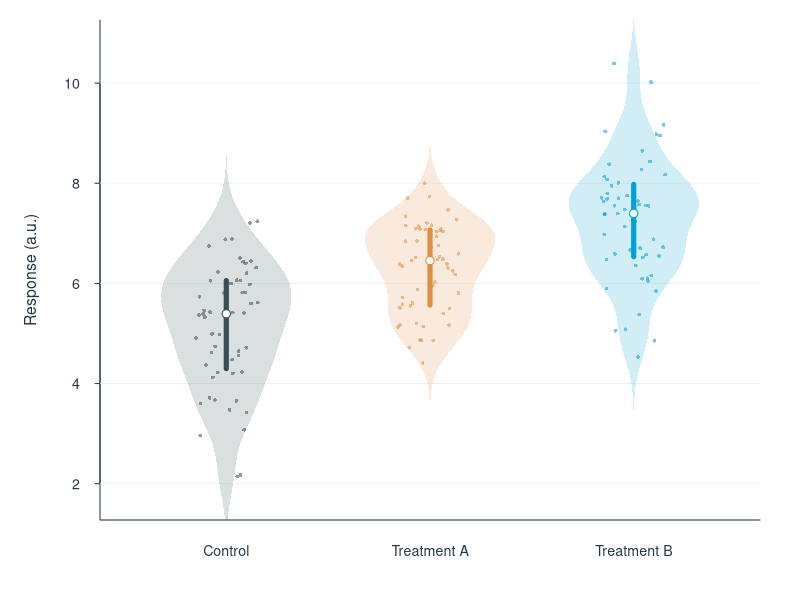
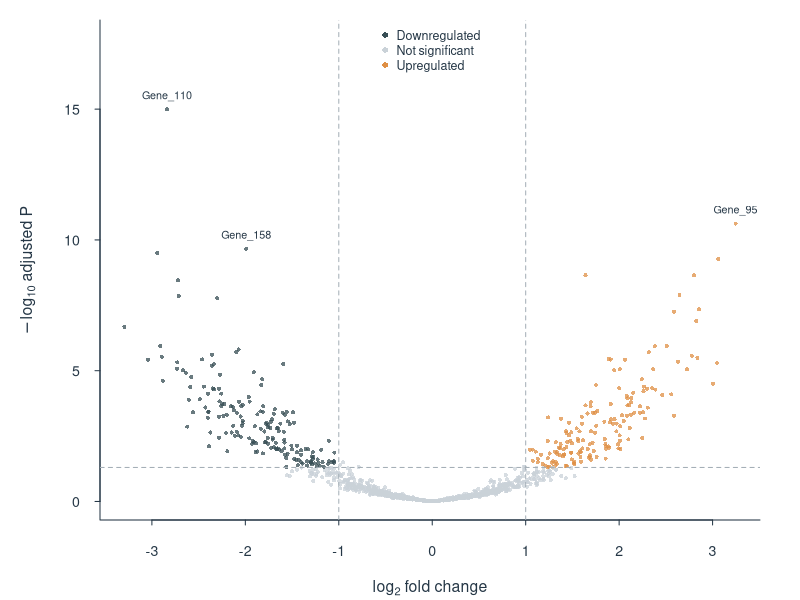
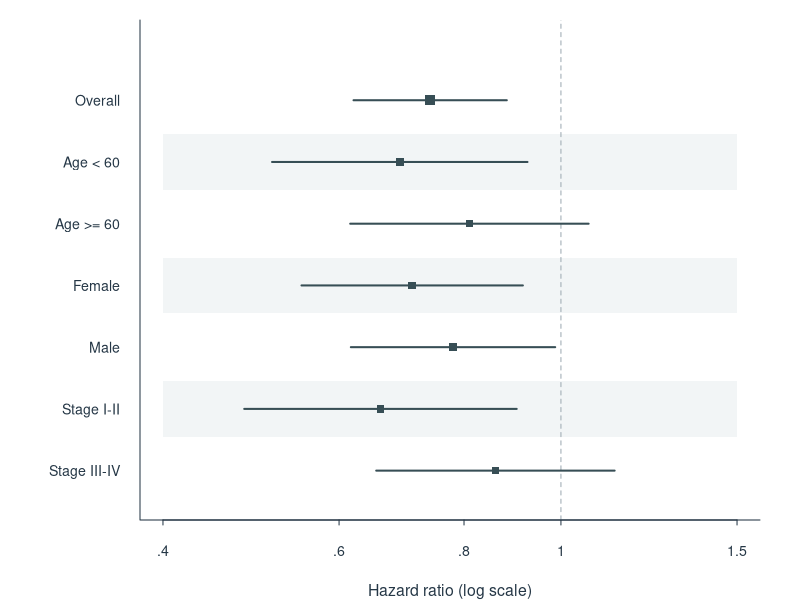
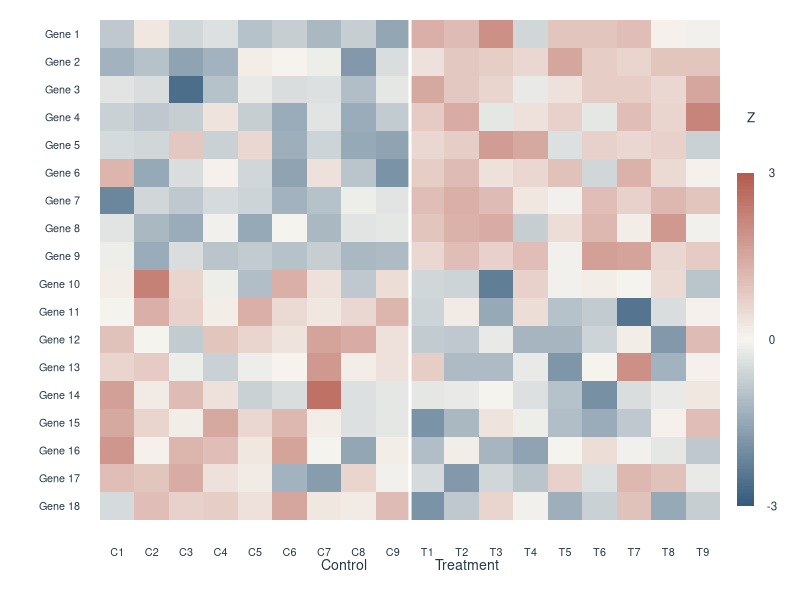
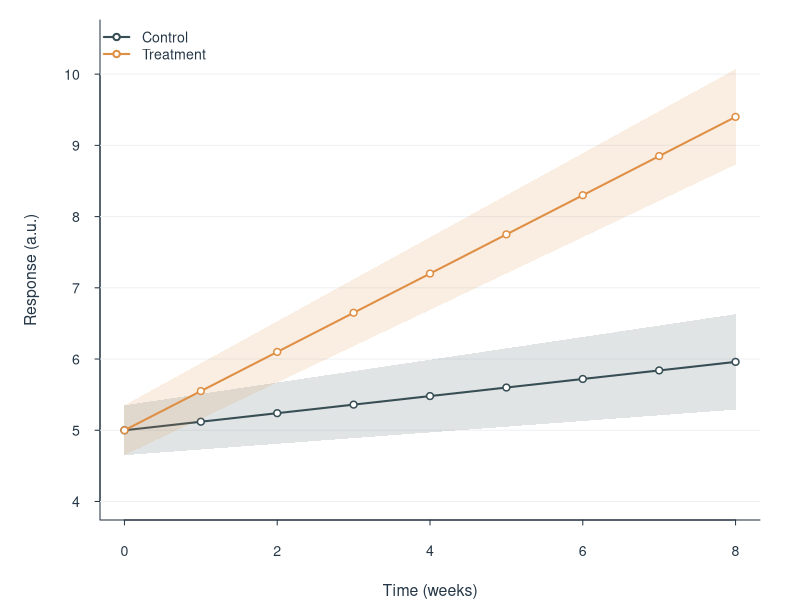

Here is the R script that generated these plots, in order:
set.seed(20261104)
out <- 'archive/batch-01'
dir.create(out, recursive=TRUE, showWarnings=FALSE)
# All data are simulated examples, not research findings.
# JAMA-inspired categorical palette; heatmap uses a muted diverging palette.
jama <- c('#374E55', '#DF8F44', '#00A1D5', '#B24745', '#79AF97', '#6A6599', '#80796B')
teal <- jama[1]; coral <- jama[2]; ink <- '#253746'; grey <- '#CAD2D8'
draw <- function(name, title, subtitle, fun) {
  render <- function() {
    par(mar=c(4,5,1,2), family='sans', col.axis=ink, col.lab=ink,
        fg=ink, las=1, cex.axis=.85, cex.lab=.95, bty='l', tcl=-.25)
    fun()
  }
  png(file.path(out,paste0(name,'.png')),width=2100,height=1650,res=300,type='cairo'); render(); dev.off()
}
groups <- rep(c('Control','Treatment A','Treatment B'),each=55)
y <- c(rnorm(55,5,1.1),rnorm(55,6.3,1),rnorm(55,7.2,1.2))
write.csv(data.frame(group=groups,value=y),file.path(out,'01-distribution-data.csv'),row.names=FALSE)
draw('01-distribution','Response distribution','Individual observations, density and median / interquartile range',function(){
 plot(NA,xlim=c(.5,3.5),ylim=range(y)+c(-.5,.5),xaxt='n',xlab='',ylab='Response (a.u.)')
 abline(h=seq(2,10,2),col='#EDF0F2',lwd=.8)
 for(i in 1:3){v<-y[((i-1)*55+1):(i*55)]; d<-density(v); w<-d$y/max(d$y)*.32; co<-jama[1:3][i]
 polygon(c(i-w,rev(i+w)),c(d$x,rev(d$x)),col=adjustcolor(co,.18),border=NA)
 points(jitter(rep(i,55),amount=.16),v,pch=16,cex=.5,col=adjustcolor(co,.55))
 q<-quantile(v,c(.25,.5,.75));segments(i,q[1],i,q[3],lwd=5,col=co);points(i,q[2],pch=21,bg='white',col=co,cex=1.1)
 };axis(1,1:3,c('Control','Treatment A','Treatment B'),tick=FALSE)
})
n<-1200; fc<-rnorm(n,0,.8); fc[1:100]<-rnorm(100,2,.5);fc[101:200]<-rnorm(100,-2,.5)
p<-2*pnorm(-abs(fc/rnorm(n, .5,.08))); fdr<-p.adjust(p,'BH'); sig<-fdr<.05 & abs(fc)>1
write.csv(data.frame(gene=paste0('Gene_',1:n),log2FC=fc,FDR=fdr),file.path(out,'02-volcano-data.csv'),row.names=FALSE)
draw('02-volcano','Differential expression','BH-adjusted P < 0.05 and absolute log2 fold change > 1',function(){
 z<--log10(pmax(fdr,1e-15));co<-ifelse(sig,ifelse(fc>0,coral,teal),grey)
 plot(fc,z,pch=16,col=adjustcolor(co,.75),cex=.55,xlab=expression(log[2]~'fold change'),ylab=expression(-log[10]~'adjusted P'),ylim=c(0,max(z)*1.18))
 abline(v=c(-1,1),h=-log10(.05),lty=2,col='#A5AFB7')
 ix<-head(order(z,decreasing=TRUE),3);text(fc[ix],z[ix],paste0('Gene_',ix),pos=3,cex=.65,col=ink)
 legend('top',c('Downregulated','Not significant','Upregulated'),pch=16,col=c(teal,grey,coral),bty='n',cex=.75)
})
labs<-c('Overall','Age < 60','Age >= 60','Female','Male','Stage I-II','Stage III-IV')
est<-c(.74,.69,.81,.71,.78,.66,.86);se<-c(.09,.15,.14,.13,.12,.16,.14);lo<-exp(log(est)-1.96*se);hi<-exp(log(est)+1.96*se)
write.csv(data.frame(subgroup=labs,HR=est,lower=lo,upper=hi),file.path(out,'03-forest-data.csv'),row.names=FALSE)
draw('03-forest','Subgroup effect estimates','Illustrative hazard ratios with 95% confidence intervals',function(){
 par(mar=c(4,7,1,2)); plot(NA,xlim=c(.4,1.5),ylim=c(.5,8),log='x',yaxt='n',xlab='Hazard ratio (log scale)',ylab='',xaxt='n')
 for(i in c(2,4,6))rect(.4,i-.45,1.5,i+.45,col='#F2F5F6',border=NA)
 abline(v=1,lty=2,col='#9DA9B2'); yy<-7:1;segments(lo,yy,hi,yy,col=teal,lwd=2);points(est,yy,pch=15,col=teal,cex=c(1.4,rep(1,6)))
 axis(2,yy,labs,tick=FALSE,cex.axis=.85);axis(1,c(.4,.6,.8,1,1.5),c('.4','.6','.8','1','1.5'))
})
mat<-matrix(rnorm(18*18),18);mat[1:9,10:18]<-mat[1:9,10:18]+2;mat[10:18,1:9]<-mat[10:18,1:9]+1.5
mat<-t(scale(t(mat)));write.csv(mat,file.path(out,'04-heatmap-data.csv'))
draw('04-heatmap','Expression signatures','Row-standardized expression / 18 genes across 18 simulated samples',function(){
 par(mar=c(4,5,1,4));pal<-colorRampPalette(c('#355C7D','#F7F5F0','#B65C50'))(100)
 image(1:18,1:18,t(mat[18:1,]),col=pal,zlim=c(-3,3),axes=FALSE,xlab='',ylab='')
 axis(1,1:18,paste0(rep(c('C','T'),each=9),rep(1:9,2)),tick=FALSE,cex.axis=.65)
 axis(2,1:18,paste0('Gene ',18:1),tick=FALSE,cex.axis=.65)
 abline(v=9.5,col='white',lwd=3);mtext('Control                 Treatment',side=1,line=1.7,cex=.85)
 for(i in 1:100)rect(19,1+(i-1)*.12,19.5,1+i*.12,col=pal[i],border=NA,xpd=NA)
 text(20,c(1,7,13),c('-3','0','3'),xpd=NA,cex=.7);text(19.4,15,'Z',xpd=NA,cex=.8)
})
time<-0:8; a<-5+.12*time; b<-5+.55*time; ci<-.35+.04*time
write.csv(data.frame(week=time,control=a,treatment=b,CI_half_width=ci),file.path(out,'05-trend-data.csv'),row.names=FALSE)
draw('05-trend','Longitudinal response','Illustrative means and 95% confidence bands (not fitted to patient data)',function(){
 plot(NA,xlim=c(0,8),ylim=c(4,10.5),xlab='Time (weeks)',ylab='Response (a.u.)');abline(h=4:10,col='#EDF0F2')
 for(i in 1:2){v<-list(a,b)[[i]];co<-c(teal,coral)[i];polygon(c(time,rev(time)),c(v-ci,rev(v+ci)),col=adjustcolor(co,.15),border=NA);lines(time,v,col=co,lwd=2);points(time,v,pch=21,bg='white',col=co,lwd=1.5,cex=.9)}
 legend('topleft',c('Control','Treatment'),col=c(teal,coral),lwd=2,pch=21,pt.bg='white',bty='n',cex=.85)
})
writeLines(capture.output(sessionInfo()),file.path(out,'session-info.txt'))
